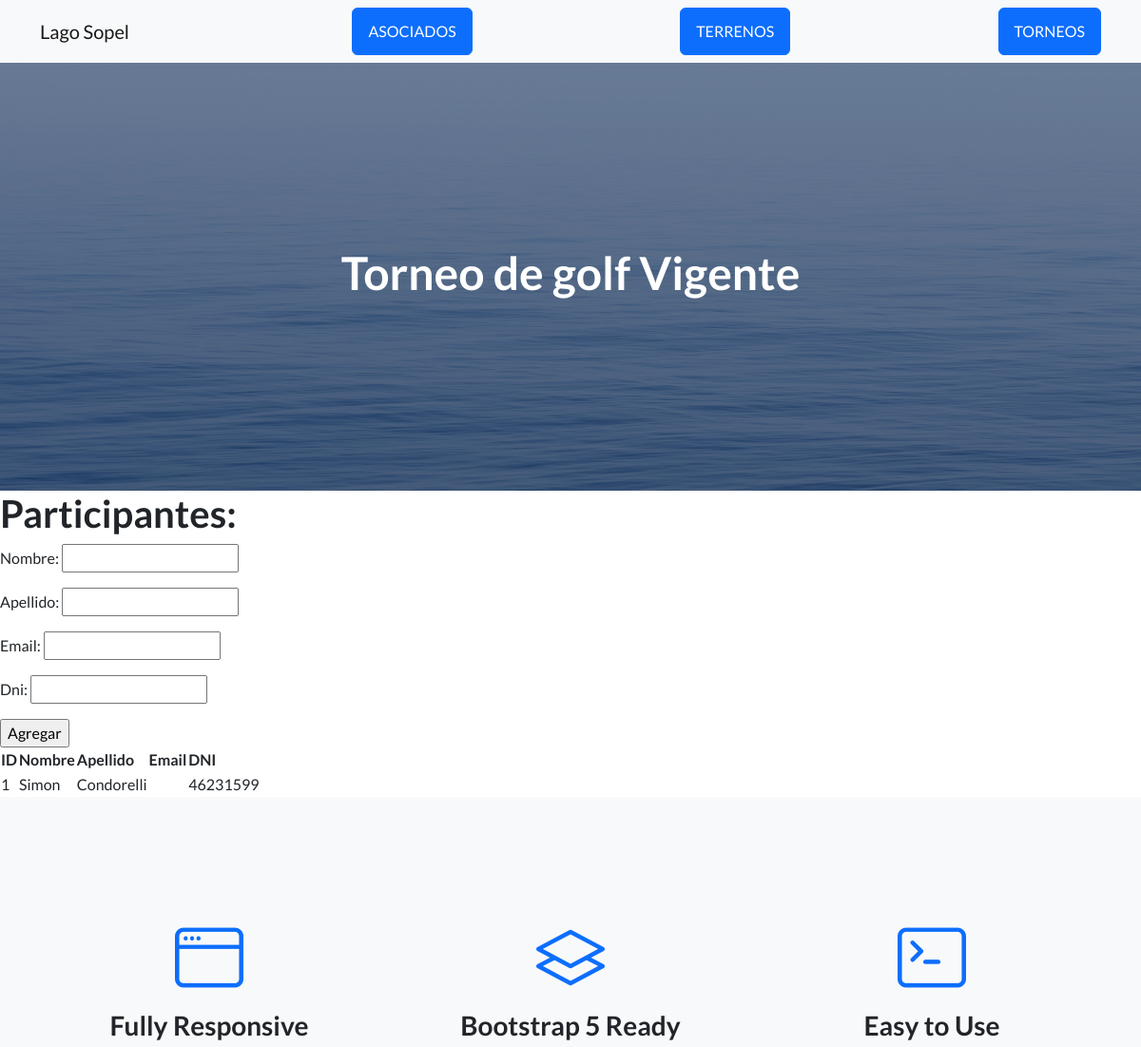
The page /Appbarrio/torneo/ (upper part) on the database as committed earlier.
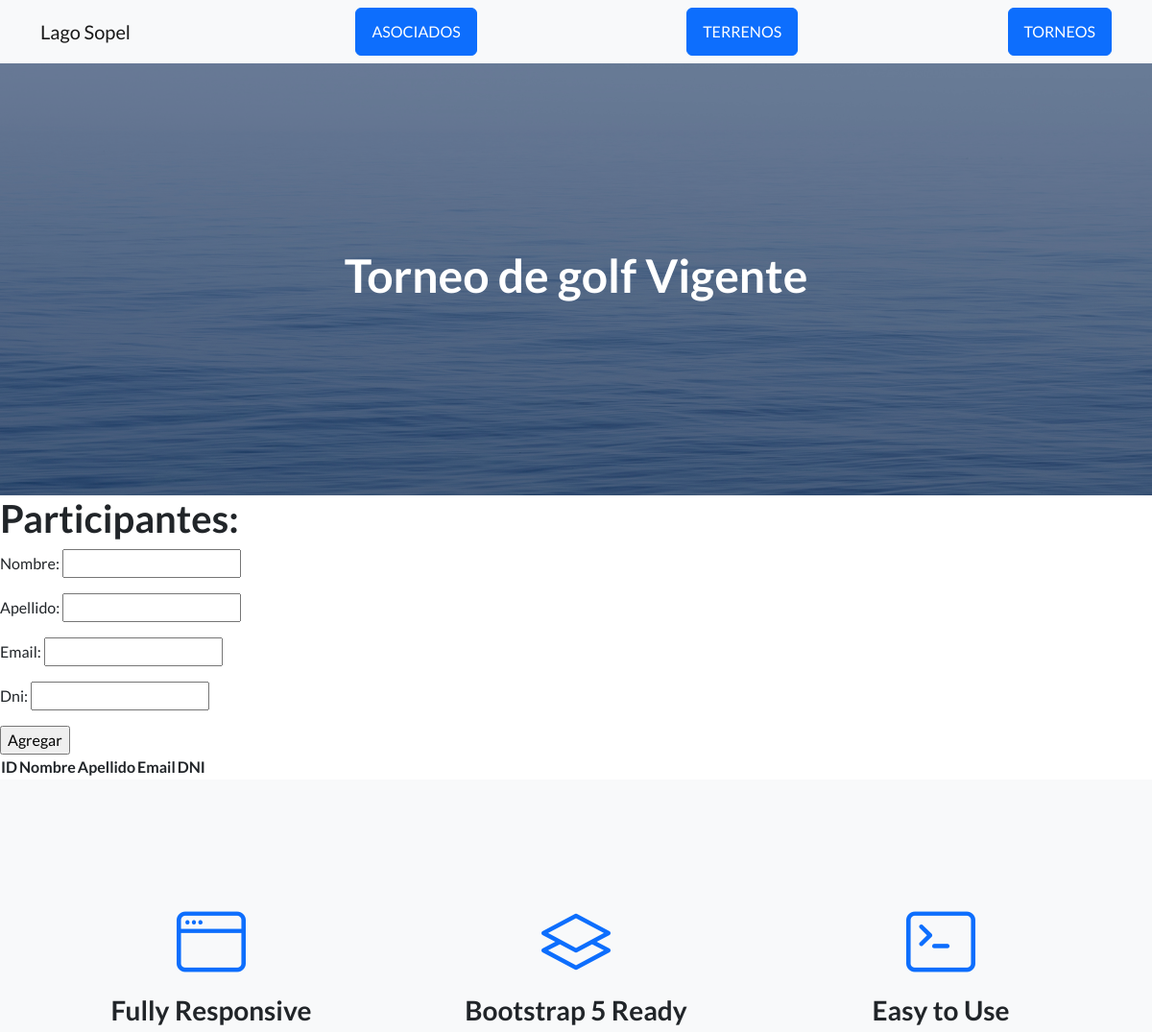
The same page on the database as committed later.
### Appbarrio/models.py (models this page shows, shortened)
class Torneo(models.Model):
    nombre = models.CharField(max_length=20)
    apellido = models.CharField(max_length=40)
    email = models.EmailField(max_length= 40)
    DNI = models.CharField(max_length= 8)

### Appbarrio/views.py (the view)
# urls.py: path("torneo/",participantes_torneos, name= "torneo"),
def participantes_torneos(request):
    if request.method == "POST":
        form = TorneoForm(request.POST)
        if form.is_valid():
            participante = Torneo()
            participante.nombre = form.cleaned_data ["nombre"]
            participante.apellido = form.cleaned_data ["apellido"]
            participante.email = form.cleaned_data ["email"]
            participante.DNI = form.cleaned_data ["DNI"]
            participante.save()
            form = TorneoForm()
        else:
            pass
    else:
        form = TorneoForm()
    participantes = Torneo.objects.all()
    context = {"participantes": participantes, "form": form}
    return render(request,"torneo.html", context)

### Appbarrio/forms.py (shortened to what this page needs)
class TorneoForm(forms.Form):
    nombre = forms.CharField(max_length=20)
    apellido = forms.CharField(max_length=40)
    email = forms.EmailField(max_length= 40)
    DNI = forms.CharField(max_length= 8)

### Appbarrio/templates/torneo.html (shortened to what this page needs)
{% extends "padre.html" %}
{% load static %}
{% block titulo %}
<h1> Torneo de golf Vigente </h1>
{% endblock %}
{% block subtitulo %}
<h1> Participantes: </h1>
<form action="" method="post">
    {{ form.as_p }}
    <input type="submit" value="Agregar">
</form>
<table>
    <thead>
        <tr>
            <th>ID</th>
            <th>Nombre</th>
            <th>Apellido</th>
            <th>Email</th>
            <th>DNI</th>
        </tr>
    </thead>
    <tbody>
        {% for participante in participantes %}
        <tr>
            <td>
                {{ participante.id }}
            </td>
            <td>
                {{ participante.nombre }}
            </td>
            <td>
                {{ participante.apellido }}
            </td>
            <td>
            </td>
            <td>
                {{ participante.DNI }}
            </td>
        </tr>
        {% endfor %}
    </tbody>
</table>
{% endblock %}

### Appbarrio/templates/padre.html (shortened to what this page needs)
<!DOCTYPE html>
<html lang="en">
    <head>
        {% load static %}
        <link href="https://cdn.jsdelivr.net/npm/bootstrap-icons@1.5.0/font/bootstrap-icons.css" rel="stylesheet" type="text/css" />
        <link href="{% static 'css/styles.css' %}" rel="stylesheet" />
    </head>
    <body>
        <nav class="navbar navbar-light bg-light static-top">
            <div class="container">
                <a class="navbar-brand" href="{% url 'inicioApp' %}">Lago Sopel</a>
                <a class="btn btn-primary" href="{% url 'asociados' %}">ASOCIADOS</a>
                <a class="btn btn-primary" href="{% url 'terrenos' %}">TERRENOS</a>
                <a class="btn btn-primary" href="{% url 'torneo' %}">TORNEOS</a>
            </div>
        </nav>
        <header class="masthead">
            <div class="container position-relative">
                <div class="row justify-content-center">
                    <div class="col-xl-6">
                        <div class="text-center text-white">
                            {% block titulo %}
                            {% endblock %}
                        </div>
                    </div>
                </div>
            </div>
        </header>
        <div xlass="container">
        {% block subtitulo %}
        {% endblock %}
        </div>
        <section class="features-icons bg-light text-center">
            <div class="container">
                <div class="row">
                    <div class="col-lg-4">
                        <div class="features-icons-item mx-auto mb-5 mb-lg-0 mb-lg-3">
                            <div class="features-icons-icon d-flex"><i class="bi-window m-auto text-primary"></i></div>
                            <h3>Fully Responsive</h3>
                        </div>
                    </div>
                    <div class="col-lg-4">
                        <div class="features-icons-item mx-auto mb-5 mb-lg-0 mb-lg-3">
                            <div class="features-icons-icon d-flex"><i class="bi-layers m-auto text-primary"></i></div>
                            <h3>Bootstrap 5 Ready</h3>
                        </div>
                    </div>
                    <div class="col-lg-4">
                        <div class="features-icons-item mx-auto mb-0 mb-lg-3">
                            <div class="features-icons-icon d-flex"><i class="bi-terminal m-auto text-primary"></i></div>
                            <h3>Easy to Use</h3>
                        </div>
                    </div>
                </div>
            </div>
        </section>
    </body>
</html>

Rows that differ between the two databases and show on the page:
removed Torneo: id "1", nombre "Simon", apellido "Condorelli", DNI "46231599"
